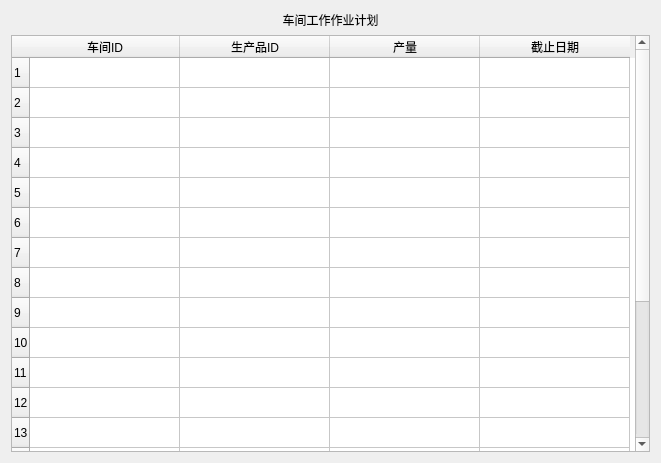
<?xml version="1.0" encoding="UTF-8"?>
<ui version="4.0">
 <class>Form</class>
 <widget class="QWidget" name="Form">
  <property name="geometry">
   <rect>
    <x>0</x>
    <y>0</y>
    <width>661</width>
    <height>463</height>
   </rect>
  </property>
  <property name="windowTitle">
   <string>Form</string>
  </property>
  <layout class="QVBoxLayout" name="verticalLayout">
   <item>
    <widget class="QLabel" name="label">
     <property name="styleSheet">
      <string notr="true">font: 36pt &quot;Baoli SC&quot;;</string>
     </property>
     <property name="text">
      <string>车间工作作业计划</string>
     </property>
     <property name="alignment">
      <set>Qt::AlignCenter</set>
     </property>
    </widget>
   </item>
   <item>
    <widget class="QTableWidget" name="tableWidget">
     <property name="styleSheet">
      <string notr="true">font: 18pt &quot;STKaiti&quot;;</string>
     </property>
     <property name="editTriggers">
      <set>QAbstractItemView::NoEditTriggers</set>
     </property>
     <property name="rowCount">
      <number>20</number>
     </property>
     <attribute name="horizontalHeaderDefaultSectionSize">
      <number>150</number>
     </attribute>
     <row/>
     <row/>
     <row/>
     <row/>
     <row/>
     <row/>
     <row/>
     <row/>
     <row/>
     <row/>
     <row/>
     <row/>
     <row/>
     <row/>
     <row/>
     <row/>
     <row/>
     <row/>
     <row/>
     <row/>
     <column>
      <property name="text">
       <string>车间ID</string>
      </property>
     </column>
     <column>
      <property name="text">
       <string>生产品ID</string>
      </property>
     </column>
     <column>
      <property name="text">
       <string>产量</string>
      </property>
     </column>
     <column>
      <property name="text">
       <string>截止日期</string>
      </property>
     </column>
    </widget>
   </item>
  </layout>
 </widget>
 <resources/>
 <connections/>
</ui>
